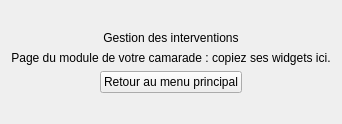
      <widget class="QWidget" name="PInterv">
       <layout class="QVBoxLayout" name="lay74">
        <item>
         <spacer name="sp69">
          <property name="orientation">
           <enum>Qt::Orientation::Vertical</enum>
          </property>
          <property name="sizeHint" stdset="0">
           <size>
            <width>20</width>
            <height>20</height>
           </size>
          </property>
         </spacer>
        </item>
        <item>
         <widget class="QLabel" name="lblTitreInterv">
          <property name="text">
           <string>Gestion des interventions</string>
          </property>
          <property name="alignment">
           <set>Qt::AlignmentFlag::AlignCenter</set>
          </property>
          <property name="h1" stdset="0">
           <bool>true</bool>
          </property>
         </widget>
        </item>
        <item>
         <widget class="QLabel" name="lblInfoInterv">
          <property name="text">
           <string>Page du module de votre camarade : copiez ses widgets ici.</string>
          </property>
          <property name="alignment">
           <set>Qt::AlignmentFlag::AlignCenter</set>
          </property>
          <property name="muted" stdset="0">
           <bool>true</bool>
          </property>
         </widget>
        </item>
        <item>
         <layout class="QHBoxLayout" name="lay72">
          <item>
           <spacer name="sp70">
            <property name="orientation">
             <enum>Qt::Orientation::Horizontal</enum>
            </property>
            <property name="sizeHint" stdset="0">
             <size>
              <width>20</width>
              <height>20</height>
             </size>
            </property>
           </spacer>
          </item>
          <item>
           <widget class="QPushButton" name="btnRetourMenuInterv">
            <property name="text">
             <string>Retour au menu principal</string>
            </property>
           </widget>
          </item>
          <item>
           <spacer name="sp71">
            <property name="orientation">
             <enum>Qt::Orientation::Horizontal</enum>
            </property>
            <property name="sizeHint" stdset="0">
             <size>
              <width>20</width>
              <height>20</height>
             </size>
            </property>
           </spacer>
          </item>
         </layout>
        </item>
        <item>
         <spacer name="sp73">
          <property name="orientation">
           <enum>Qt::Orientation::Vertical</enum>
          </property>
          <property name="sizeHint" stdset="0">
           <size>
            <width>20</width>
            <height>20</height>
           </size>
          </property>
         </spacer>
        </item>
       </layout>
      </widget>
